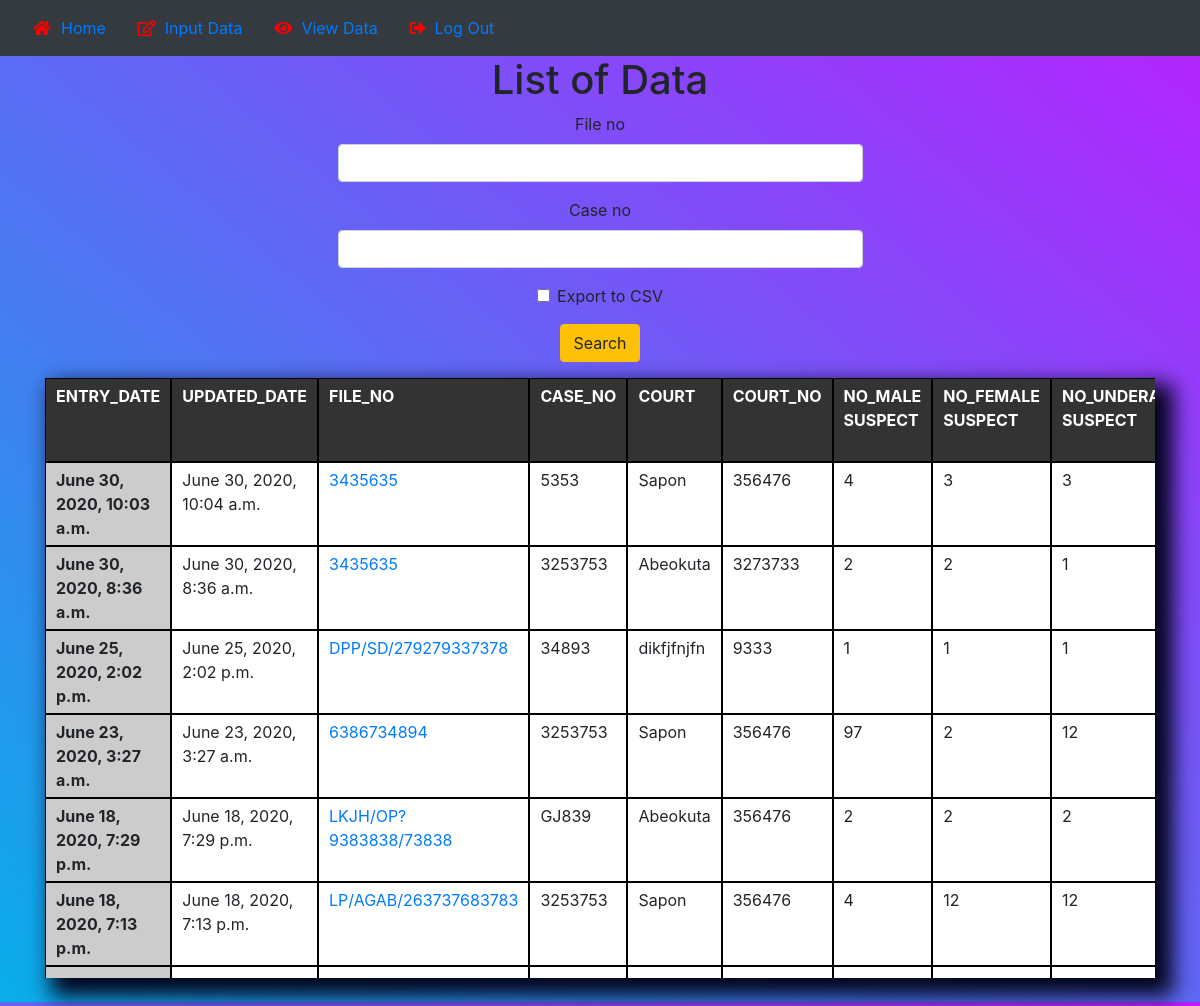
/view-page/ (signed in), run on the app's committed database.
### logbook_app/models.py (models this page shows, shortened)
class InventoryModel(models.Model):
    NCS = 'NS'
    POLICE = 'PL'
    DSS = 'DS'
    OTHERS = 'OT'
    AGENCY_CHOICE = [
        (NCS, 'NCS'),
        (POLICE, 'Police'),
        (DSS, 'DSS'),
        (OTHERS, 'Others'),
    ]
    YES = 'YS'
    NO = 'NO'
    TF_CHOICE = [
        (YES, 'Yes'),
        (NO, 'No'),
    ]
    entry_date = models.DateTimeField(auto_now_add=True, auto_now=False)
    updated_date = models.DateTimeField(auto_now_add=False, auto_now=True)
    file_no = models.CharField(max_length=25, blank=True)
    case_no = models.CharField(max_length=25, blank=True)
    court = models.CharField(max_length=100, blank=True)
    court_no = models.CharField(max_length=15, blank=True)
    male_suspect = models.IntegerField()
    female_suspect = models.IntegerField()
    male_underage_suspect = models.IntegerField()
    female_underage_suspect = models.IntegerField()
    assigned_to = models.CharField(max_length=150)
    agency = models.CharField(max_length=4, choices=AGENCY_CHOICE)
    date_of_request = models.DateField(auto_now_add=False, auto_now=False, blank=True, null=True)
    date_of_receipt = models.DateField(auto_now_add=False, auto_now=False, blank=True, null=True)
    st_deadline = models.DateField(auto_now_add=False, auto_now=False, blank=True, null=True)
    bail_granted = models.CharField(max_length=2, choices=TF_CHOICE)
    in_custody = models.CharField(max_length=2, choices=TF_CHOICE)
    date_of_remand = models.DateField(auto_now_add=False, auto_now=False, blank=True, null=True)
    place_of_remand = models.CharField(max_length=4, choices=AGENCY_CHOICE)
    date_of_advice = models.DateField(auto_now_add=False, auto_now=False, blank=True, null=True)
    case_to_answer = models.CharField(max_length=2, choices=TF_CHOICE)
    entry_made_by = models.CharField(max_length=200)
    update_made_by = models.CharField(max_length=200)
    export_to_CSV = models.BooleanField(default=False)

### logbook_app/views.py (the view, shortened to what this page needs)
# urls.py: path('view-page/', views.view_logbook, name='view_logbook'),
@login_required
@user_passes_test(lambda u: u.is_superuser, login_url='/home-page/')
def view_logbook(request):
    title = 'List of Data'
    queryset = InventoryModel.objects.all().order_by('-entry_date')
    form = InventorySearchForm(request.POST)
    context = {
                    "title": title,
                    "queryset": queryset,
                    "form": form,
                    }
    return render(request, 'view-logbook.html', context)

### logbook_app/forms.py
class InventorySearchForm(forms.ModelForm):
    class Meta():
        model = InventoryModel
        fields = ['file_no', 'case_no', 'export_to_CSV']

### template/view-logbook.html (shortened to what this page needs)
{% load static %}
{% load crispy_forms_tags %}
<!DOCTYPE html>
<html lang="en">
<head>
    <link rel="stylesheet" href="{% static 'css/bootstrap.min.css' %}">
    <link rel="stylesheet" href="{% static 'css/data.css' %}">
    <link rel="stylesheet" href="https://use.fontawesome.com/releases/v5.3.1/css/all.css"
>
</head>
<body class="data">
{% block content %}
{% include 'nav.html' %}
    <div class="container">
            <h1>{{title}}</h1>
            <center>
              <form action= "" method="POST" action="" class="col-6">
              <table>
                {{ form|crispy }}
              </table>
              <input class= "btn btn-warning mb-3" type="submit" value="Search">
            </form>
            </center>
            <div id="table-scroll" class="table-scroll mb-4">
              <table id="main-table" class="main-table">
                <thead>
                  <tr>
                    <th scope="col">ENTRY_DATE</th>
                    <th scope="col">UPDATED_DATE</th>
                    <th scope="col">FILE_NO</th>
                    <th scope="col">CASE_NO</th>
                    <th scope="col">COURT</th>
                    <th scope="col">COURT_NO</th>
                    <th scope="col">NO_MALE SUSPECT</th>
                    <th scope="col">NO_FEMALE SUSPECT</th>
                    <th scope="col">NO_UNDERAGE_MALE SUSPECT</th>
                  </tr>
                </thead>
                {% for instance in queryset %}
                <tbody>
                  <tr>
                    <th>{{instance.entry_date}}</th>
                      <td>{{instance.updated_date}}</td>
                      <td><a href="{% url 'logbook_app:edit_logbook' id=instance.id %}">{{instance.file_no}}</td>
                        <td>{{instance.case_no}}</td>
                        <td>{{instance.court}}</td>
                        <td>{{instance.court_no}}</td>
                        <td>{{instance.male_suspect}}</td>
                        <td>{{instance.female_suspect}}</td>
                        <td>{{instance.male_underage_suspect}}</td>
                  </tr>
                </tbody>
                {% endfor %}
              </table>
        </div>
    </div>
{% endblock %}
</body>
</html>

### template/nav.html
{% load static %}
<nav class="navbar navbar-dark bg-dark">
    <ul class="nav nav-pills">
      <li class="nav-item">
        <a class="nav-link" href="{% url 'logbook_app:home' %}">
          <i class="fa fa-fw fa-home" style="color: red;"></i>&nbsp; Home</a>
      </li>
        <li class="nav-item">
          <a class="nav-link" href="{% url 'logbook_app:add_logbook' %}">
            <i class="far fa-edit" style="color: red;"></i>&nbsp; Input Data</a>
        </li>
        <li class="nav-item">
            <a class="nav-link" href="{% url 'logbook_app:view_logbook' %}">
              <i class="fas fa-eye" style="color: red;"></i>&nbsp; View Data</a>
        </li>
        <li class="nav-item">
          <a class="nav-link" href="{% url 'logbook_app:login' %}">
            <i class="fa fa-sign-out-alt" style="color: red;"></i>&nbsp; Log Out</a>
        </li>
      </ul>
</nav>

### static/css/data.css (style rules this page uses)
html { box-sizing: border-box; }
*, *:before, *:after { box-sizing: inherit; }
body.data { background: linear-gradient(to top right, #08aeea 0%, #b721ff 100%); }
h1 { text-align: center; }
.table-scroll { position: relative; width:100%; z-index: 1; margin: auto; overflow: auto; height: 600px; box-shadow: 12px 12px 20px 6px rgb(3, 5, 27); }
.table-scroll table { width: 100%; min-width: 1280px; margin: auto; border-collapse: separate; border-spacing: 0; }
.table-scroll th, .table-scroll td { padding: 5px 10px; border: 1px solid #000; background: #fff; vertical-align: top; }
.table-scroll thead th { background: #333; color: #fff; position: -webkit-sticky; position: sticky; top: 0; }
th:first-child { position: -webkit-sticky; position: sticky; left: 0; z-index: 2; background: #ccc; }
thead th:first-child, tfoot th:first-child { z-index: 5; }

### data on the page
InventoryModel: entry_date "June 30, 2020, 10:03 a.m.", updated_date "June 30, 2020, 10:04 a.m.", file_no "3435635", case_no "5353", court "Sapon", court_no "356476", male_suspect "4", female_suspect "3", male_underage_suspect "3"
InventoryModel: entry_date "June 30, 2020, 8:36 a.m.", updated_date "June 30, 2020, 8:36 a.m.", file_no "3435635", case_no "3253753", court "Abeokuta", court_no "3273733", male_suspect "2", female_suspect "2", male_underage_suspect "1"
InventoryModel: entry_date "June 25, 2020, 2:02 p.m.", updated_date "June 25, 2020, 2:02 p.m.", file_no "DPP/SD/279279337378", case_no "34893", court "dikfjfnjfn", court_no "9333", male_suspect "1", female_suspect "1", male_underage_suspect "1"
InventoryModel: entry_date "June 23, 2020, 3:27 a.m.", updated_date "June 23, 2020, 3:27 a.m.", file_no "6386734894", case_no "3253753", court "Sapon", court_no "356476", male_suspect "97", female_suspect "2", male_underage_suspect "12"
InventoryModel: entry_date "June 18, 2020, 7:29 p.m.", updated_date "June 18, 2020, 7:29 p.m.", file_no "LKJH/OP?9383838/73838", case_no "GJ839", court "Abeokuta", court_no "356476", male_suspect "2", female_suspect "2", male_underage_suspect "2"
InventoryModel: entry_date "June 18, 2020, 7:13 p.m.", updated_date "June 18, 2020, 7:13 p.m.", file_no "LP/AGAB/263737683783", case_no "3253753", court "Sapon", court_no "356476", male_suspect "4", female_suspect "12", male_underage_suspect "12"

### other printed values
{{ title }} "List of Data"
